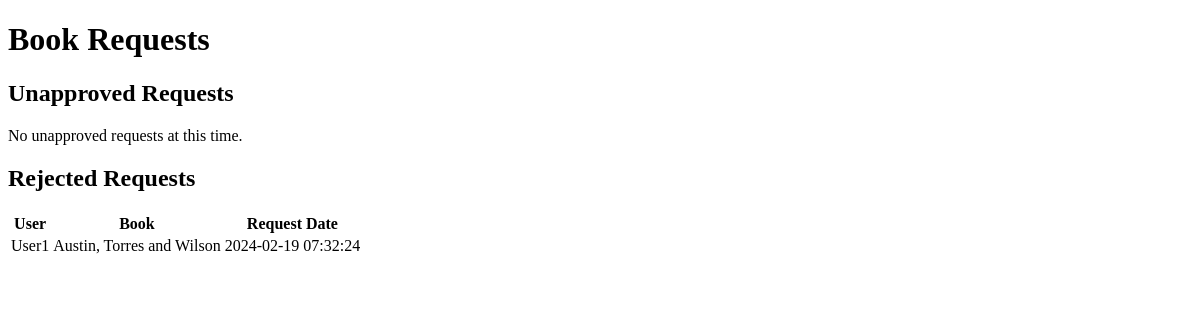
The page /requests on the database as committed earlier.
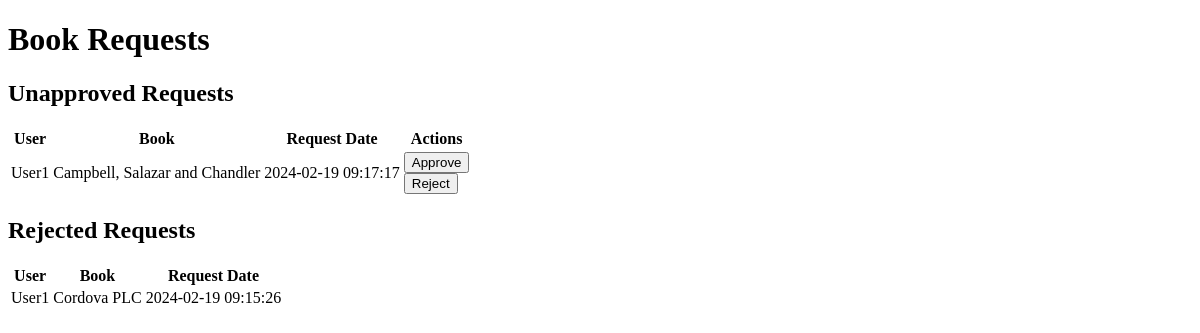
The same page on the database as committed later.
### models.py (models this page shows, shortened)
class UserBook(db.Model):
    __tablename__ = "userbook"
    id = Column(Integer, primary_key=True)
    user_id = Column(Integer, ForeignKey('user.id'), nullable=False)
    book_id = Column(Integer, ForeignKey('book.id'), nullable=False)
    t_request = Column(DateTime, default=datetime.utcnow, nullable=False)
    t_return = Column(DateTime, nullable=True)
    t_deadline = Column(DateTime, nullable=True)
    is_approved = Column(Boolean, default=False)
    is_rejected = Column(Boolean, default=False)
    user = db.relationship('User', back_populates='user_books')
    book = db.relationship('Book', back_populates='user_books')

class User(db.Model):
    __table_name__ = "user"
    id = Column(Integer, primary_key=True)
    username = Column(String(50), unique=True, nullable=False)
    password = Column(String(50), nullable=False)
    email = Column(String(100), unique=True, nullable=True)
    t_register = Column(DateTime, default=datetime.utcnow)
    is_librarian = Column(Boolean, default=False)
    is_admin = Column(Boolean, default=False)
    user_books = db.relationship('UserBook', back_populates='user', lazy=True)

class Book(db.Model):
    __table_name__ = "book"
    id = Column(Integer, primary_key=True)
    name = Column(String(100), nullable=False)
    content = Column(Text, nullable=False)
    author = Column(String(100), nullable=False)
    section_id = Column(Integer, ForeignKey('section.id'), nullable=False)
    user_books = db.relationship('UserBook', back_populates='book', lazy=True)

### app.py (the view)
@app.route('/requests', methods=['GET'])
def list_all_requests():
    unapproved_requests = db.session.query(UserBook).join(Book, Book.id == UserBook.book_id).join(User, User.id == UserBook.user_id).filter(UserBook.is_approved == False, UserBook.is_rejected == False).all()
    rejected_requests = db.session.query(UserBook).join(Book, Book.id == UserBook.book_id).join(User, User.id == UserBook.user_id).filter(UserBook.is_rejected == True).all()
    return render_template('librarian/requests.html', unapproved_requests=unapproved_requests, rejected_requests=rejected_requests)

### templates/librarian/requests.html (shortened to what this page needs)
<!DOCTYPE html>
<html lang="en">
<head>
</head>
<body>
    <h1>Book Requests</h1>
    <section>
        <h2>Unapproved Requests</h2>
        {% if unapproved_requests %}
            <table>
                <thead>
                    <tr>
                        <th>User</th>
                        <th>Book</th>
                        <th>Request Date</th>
                        <th>Actions</th>
                    </tr>
                </thead>
                <tbody>
                    {% for request in unapproved_requests %}
                        <tr>
                            <td>{{ request.user.username }}</td>
                            <td>{{ request.book.name }}</td>
                            <td>{{ request.t_request.strftime('%Y-%m-%d %H:%M:%S') }}</td>
                            <td>
                                <form action="{{ url_for('approve_book_request', action='approve') }}" method="post">
                                    <input type="submit" value="Approve">
                                </form>
                                <form action="{{ url_for('approve_book_request', action='reject') }}" method="post">
                                    <input type="submit" value="Reject">
                                </form>
                            </td>
                        </tr>
                    {% endfor %}
                </tbody>
            </table>
        {% else %}
            <p>No unapproved requests at this time.</p>
        {% endif %}
    </section>
    <section>
        <h2>Rejected Requests</h2>
        {% if rejected_requests %}
            <table>
                <thead>
                    <tr>
                        <th>User</th>
                        <th>Book</th>
                        <th>Request Date</th>
                    </tr>
                </thead>
                <tbody>
                    {% for request in rejected_requests %}
                        <tr>
                            <td>{{ request.user.username }}</td>
                            <td>{{ request.book.name }}</td>
                            <td>{{ request.t_request.strftime('%Y-%m-%d %H:%M:%S') }}</td>
                        </tr>
                    {% endfor %}
                </tbody>
            </table>
        {% else %}
            <p>No rejected requests.</p>
        {% endif %}
    </section>
</body>
</html>

Rows that differ between the two databases and show on the page:
added UserBook: user.username "User1", book.name "Campbell, Salazar and Chandler", t_request "2024-02-19 09:17:17", shown under "Unapproved Requests"
changed UserBook: book.name "Austin, Torres and Wilson" → "Cordova PLC"; t_request "2024-02-19 07:32:24" → "2024-02-19 09:15:26"
Other text that changed with them:
text no longer shown: "No unapproved requests at this time."
text now shown: "User Book Request Date Actions"
